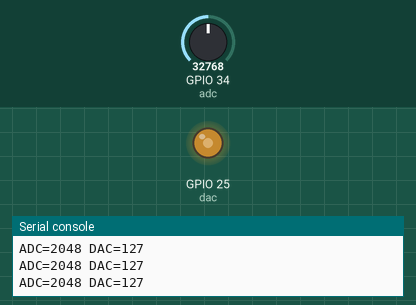
This program was run on a simulated ESP32 board running MicroPython. On the bench: output pins drawn as LEDs (lit = HIGH), the last lines printed to the serial console. Wiring (from the project's diagram.json): potentiometer on GPIO 34. The test bench sets the inputs (shaded band); at power-on: GPIO 34 (adc) = 32768 (analog values on the 0–65535 scale).

Above: at 1.2 s.
1.3 s: GPIO 34 (adc) set to 45874
At 2.1 s:
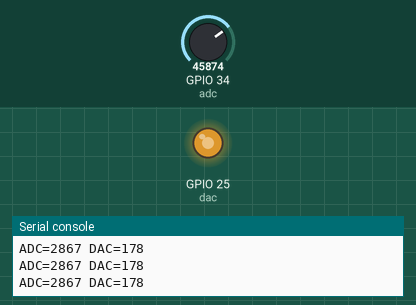
2.8 s: GPIO 34 (adc) set to 57670
At 3.4 s:
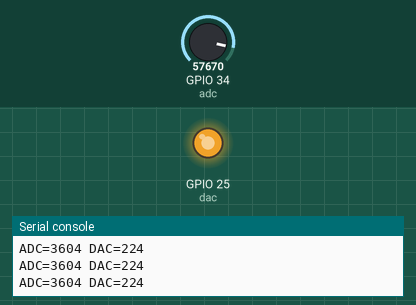
4.3 s: GPIO 34 (adc) set to 7864
At 4.6 s:
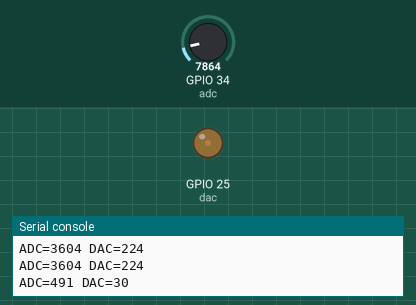
5.8 s: GPIO 34 (adc) set to 0
At 7.0 s:
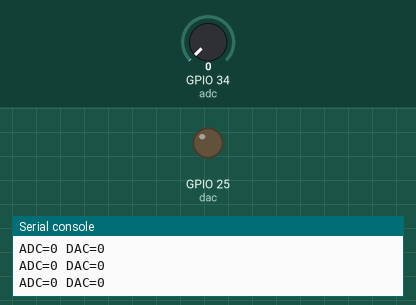
7.3 s: GPIO 34 (adc) set to 32767
At 8.1 s:
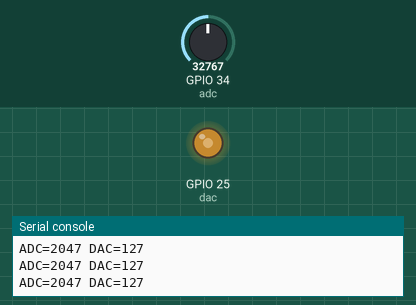
Timing chart, 0 to 9.8 s (numbered marks = the images above; inputs shaded):
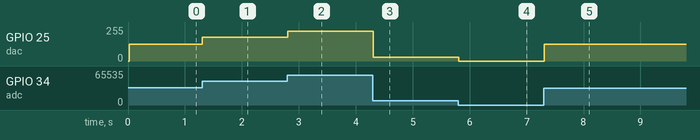

Measured:
- after the input at 1.3 s, GPIO 25 (dac): 127/255 → 178/255 at once
- after the input at 2.8 s, GPIO 25 (dac): 178/255 → 224/255 at once
- after the input at 4.3 s, GPIO 25 (dac): 224/255 → 30/255 at once
- after the input at 5.8 s, GPIO 25 (dac): 30/255 → 0/255 at once
- after the input at 7.3 s, GPIO 25 (dac): 0/255 → 127/255 at once

The program:

main.py
```python
from machine import ADC, DAC, Pin
from time import ticks_ms, ticks_diff, sleep_ms

adc = ADC(Pin(34), atten=ADC.ATTN_11DB)
adc.width(ADC.WIDTH_12BIT)
dac = DAC(Pin(25))
dac.write(0)
last_sample = ticks_ms()
last_print = ticks_ms()
while True:
    now = ticks_ms()
    if ticks_diff(now, last_sample) >= 20:
        last_sample = now
        raw = adc.read_u16() // 16
        code = raw * 255 // 4095
        dac.write(code)
        if ticks_diff(now, last_print) >= 200:
            last_print = now
            print('ADC=%d DAC=%d' % (raw, code))
    sleep_ms(1)
```
